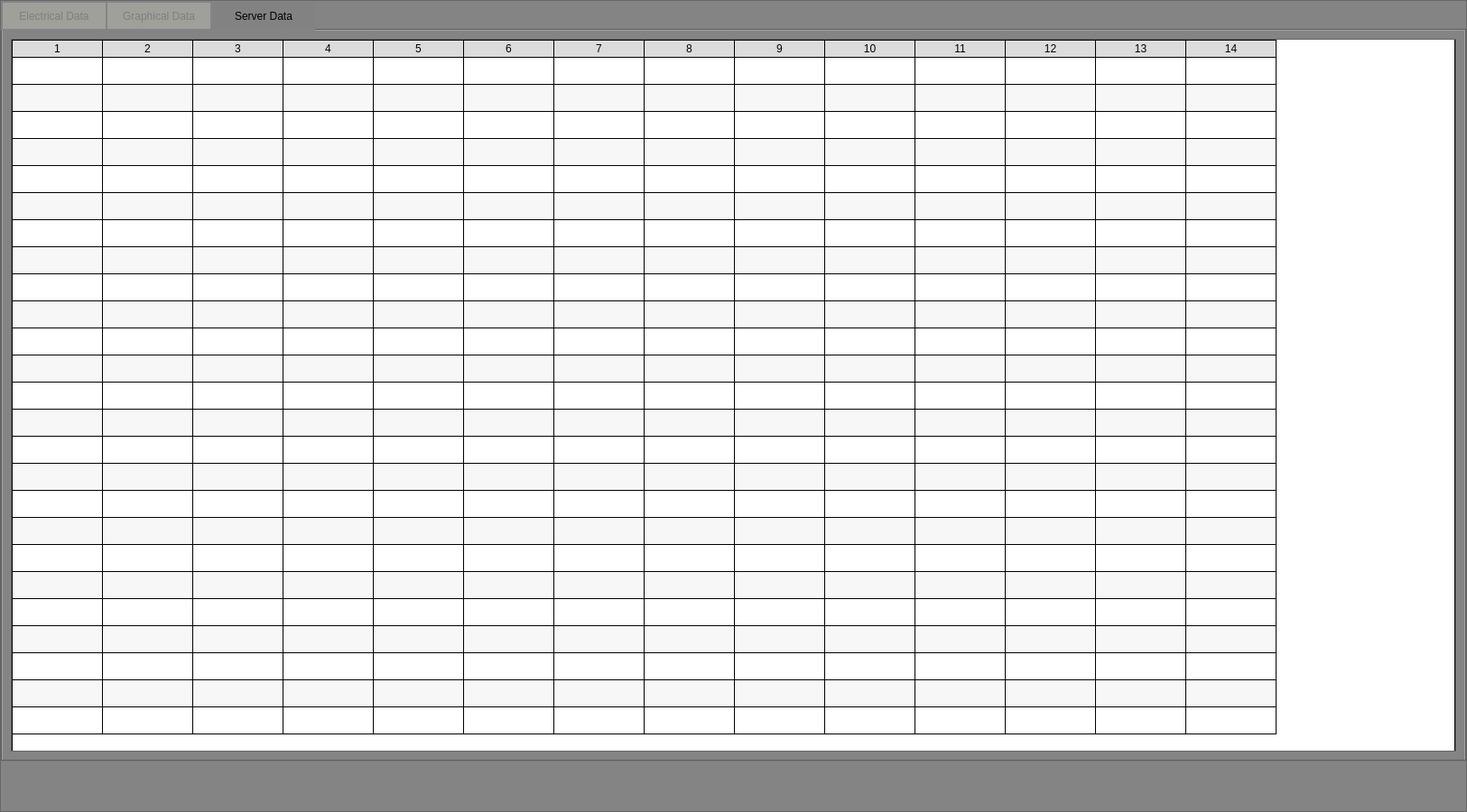
<?xml version="1.0" encoding="UTF-8"?>
<ui version="4.0">
 <class>Dialog</class>
 <widget class="QDialog" name="Dialog">
  <property name="enabled">
   <bool>true</bool>
  </property>
  <property name="geometry">
   <rect>
    <x>0</x>
    <y>0</y>
    <width>1625</width>
    <height>900</height>
   </rect>
  </property>
  <property name="sizePolicy">
   <sizepolicy hsizetype="Maximum" vsizetype="Maximum">
    <horstretch>0</horstretch>
    <verstretch>0</verstretch>
   </sizepolicy>
  </property>
  <property name="minimumSize">
   <size>
    <width>0</width>
    <height>900</height>
   </size>
  </property>
  <property name="maximumSize">
   <size>
    <width>1625</width>
    <height>900</height>
   </size>
  </property>
  <property name="windowTitle">
   <string>Secure Tech Cards (Pvt) Ltd.</string>
  </property>
  <property name="windowIcon">
   <iconset>
    <normaloff>../resources/stc_logo.ico</normaloff>../resources/stc_logo.ico</iconset>
  </property>
  <property name="styleSheet">
   <string notr="true"/>
  </property>
  <layout class="QGridLayout" name="gridLayout">
   <property name="leftMargin">
    <number>0</number>
   </property>
   <property name="topMargin">
    <number>0</number>
   </property>
   <property name="rightMargin">
    <number>0</number>
   </property>
   <property name="bottomMargin">
    <number>0</number>
   </property>
   <property name="spacing">
    <number>0</number>
   </property>
   <item row="0" column="0">
    <widget class="QFrame" name="frame">
     <property name="minimumSize">
      <size>
       <width>0</width>
       <height>0</height>
      </size>
     </property>
     <property name="maximumSize">
      <size>
       <width>16777215</width>
       <height>1066</height>
      </size>
     </property>
     <property name="styleSheet">
      <string notr="true">background-color: rgb(132, 132, 132);</string>
     </property>
     <property name="frameShape">
      <enum>QFrame::StyledPanel</enum>
     </property>
     <property name="frameShadow">
      <enum>QFrame::Raised</enum>
     </property>
     <layout class="QGridLayout" name="gridLayout_2">
      <property name="leftMargin">
       <number>0</number>
      </property>
      <property name="topMargin">
       <number>0</number>
      </property>
      <property name="rightMargin">
       <number>0</number>
      </property>
      <property name="bottomMargin">
       <number>0</number>
      </property>
      <property name="spacing">
       <number>0</number>
      </property>
      <item row="0" column="0">
       <widget class="QTabWidget" name="tabWidget">
        <property name="sizePolicy">
         <sizepolicy hsizetype="Expanding" vsizetype="Expanding">
          <horstretch>0</horstretch>
          <verstretch>0</verstretch>
         </sizepolicy>
        </property>
        <property name="minimumSize">
         <size>
          <width>0</width>
          <height>0</height>
         </size>
        </property>
        <property name="maximumSize">
         <size>
          <width>16777215</width>
          <height>1000</height>
         </size>
        </property>
        <property name="sizeIncrement">
         <size>
          <width>0</width>
          <height>0</height>
         </size>
        </property>
        <property name="styleSheet">
         <string notr="true">
QTabBar:tab{
width:110px;
height:25px;
color:rgb(216, 216, 216);
font: 12pt &quot;Segoe UI&quot;;
border:none;
margin-left:2px;
margin-top:2px;
margin-bottom:2px;
padding:2px;
color:black;
background-color: rgb(206, 206, 206);
}

 QTabBar:tab:!selected:hover{
opacity:0.1;
color: rgba(0,0,0);
margin-top:2px;
}
QTabWidget QTabBar:tab:selected{
color:black;
	font: 700 11pt &quot;Segoe UI&quot;;
background-color: rgb(130, 130, 130);

}
QTabWidget QTabBar:tab:!selected{

background-color: rgb(160, 160, 155);
color: rgba(75, 75, 75, 100);
}


QTabWidget QTabBar:tab:selected:hover{


}</string>
        </property>
        <property name="tabShape">
         <enum>QTabWidget::Rounded</enum>
        </property>
        <property name="currentIndex">
         <number>2</number>
        </property>
        <property name="iconSize">
         <size>
          <width>16</width>
          <height>16</height>
         </size>
        </property>
        <property name="usesScrollButtons">
         <bool>true</bool>
        </property>
        <property name="documentMode">
         <bool>false</bool>
        </property>
        <property name="movable">
         <bool>true</bool>
        </property>
        <widget class="QWidget" name="tab_electrical_data">
         <attribute name="title">
          <string>Electrical Data</string>
         </attribute>
         <layout class="QGridLayout" name="gridLayout_3">
          <item row="0" column="0">
           <widget class="QFrame" name="frame_2">
            <property name="styleSheet">
             <string notr="true"/>
            </property>
            <property name="frameShape">
             <enum>QFrame::StyledPanel</enum>
            </property>
            <property name="frameShadow">
             <enum>QFrame::Raised</enum>
            </property>
            <layout class="QGridLayout" name="gridLayout_4">
             <property name="leftMargin">
              <number>0</number>
             </property>
             <property name="topMargin">
              <number>0</number>
             </property>
             <property name="rightMargin">
              <number>0</number>
             </property>
             <property name="bottomMargin">
              <number>0</number>
             </property>
             <property name="spacing">
              <number>0</number>
             </property>
             <item row="0" column="0">
              <widget class="QTableWidget" name="elect_tableWidget">
               <property name="styleSheet">
                <string notr="true">QTableWidget{
color:black;
            background: white;
selection-background-color:#0090c4;
border:none;
 gridline-color:black;
border-left:1px solid black;
border-right:1px solid black;
}
QComboBox{
    border:                 none;
    background-color: rgb(255, 255, 255);
color:                      rgb(13, 13, 13);
    font-weight:            bold;
    padding:                    5px;

}
QComboBox:selected{
   
    background-color: rgb(0, 144, 196);
color:                      rgb(13, 13, 13);
}

QHeaderView{
	
	background-color: rgb(255, 255, 255);
	font: 700 9pt &quot;Segoe UI&quot;;
}
QHeaderView::section{
background-color: rgb(220, 220, 220);
border:0.5px solid black;
border-left:none;
}</string>
               </property>
               <property name="editTriggers">
                <set>QAbstractItemView::NoEditTriggers</set>
               </property>
               <property name="alternatingRowColors">
                <bool>true</bool>
               </property>
               <property name="selectionMode">
                <enum>QAbstractItemView::NoSelection</enum>
               </property>
               <property name="showGrid">
                <bool>true</bool>
               </property>
               <property name="wordWrap">
                <bool>true</bool>
               </property>
               <property name="cornerButtonEnabled">
                <bool>true</bool>
               </property>
               <property name="rowCount">
                <number>25</number>
               </property>
               <property name="columnCount">
                <number>14</number>
               </property>
               <attribute name="horizontalHeaderDefaultSectionSize">
                <number>100</number>
               </attribute>
               <attribute name="verticalHeaderVisible">
                <bool>false</bool>
               </attribute>
               <attribute name="verticalHeaderMinimumSectionSize">
                <number>25</number>
               </attribute>
               <attribute name="verticalHeaderHighlightSections">
                <bool>true</bool>
               </attribute>
               <row/>
               <row/>
               <row/>
               <row/>
               <row/>
               <row/>
               <row/>
               <row/>
               <row/>
               <row/>
               <row/>
               <row/>
               <row/>
               <row/>
               <row/>
               <row/>
               <row/>
               <row/>
               <row/>
               <row/>
               <row/>
               <row/>
               <row/>
               <row/>
               <row/>
               <column/>
               <column/>
               <column/>
               <column/>
               <column/>
               <column/>
               <column/>
               <column/>
               <column/>
               <column/>
               <column/>
               <column/>
               <column/>
               <column/>
              </widget>
             </item>
            </layout>
           </widget>
          </item>
         </layout>
        </widget>
        <widget class="QWidget" name="tab_graphical_data">
         <attribute name="title">
          <string>Graphical Data</string>
         </attribute>
         <layout class="QGridLayout" name="gridLayout_5">
          <item row="0" column="0">
           <widget class="QFrame" name="frame_3">
            <property name="styleSheet">
             <string notr="true"/>
            </property>
            <property name="frameShape">
             <enum>QFrame::StyledPanel</enum>
            </property>
            <property name="frameShadow">
             <enum>QFrame::Raised</enum>
            </property>
            <layout class="QGridLayout" name="gridLayout_6">
             <property name="leftMargin">
              <number>0</number>
             </property>
             <property name="topMargin">
              <number>0</number>
             </property>
             <property name="rightMargin">
              <number>0</number>
             </property>
             <property name="bottomMargin">
              <number>0</number>
             </property>
             <property name="spacing">
              <number>0</number>
             </property>
             <item row="0" column="0">
              <widget class="QTableWidget" name="graph_tableWidget">
               <property name="styleSheet">
                <string notr="true">QTableWidget{
color:black;
            background: white;
selection-background-color:#0090c4;
border:none;
 gridline-color:black;
border-left:1px solid black;
border-right:1px solid black;
}
QComboBox{
    border:                 none;
    background-color: rgb(255, 255, 255);
color:                      rgb(13, 13, 13);
    font-weight:            bold;
 

}
QComboBox:selected{
   
    background-color: rgb(0, 144, 196);
color:                      rgb(13, 13, 13);
}

QHeaderView{
	
	background-color: rgb(255, 255, 255);
	font: 700 9pt &quot;Segoe UI&quot;;
}
QHeaderView::section{
background-color: rgb(220, 220, 220);
border:0.5px solid black;
border-left:none;
}</string>
               </property>
               <property name="editTriggers">
                <set>QAbstractItemView::NoEditTriggers</set>
               </property>
               <property name="alternatingRowColors">
                <bool>true</bool>
               </property>
               <property name="selectionMode">
                <enum>QAbstractItemView::NoSelection</enum>
               </property>
               <property name="rowCount">
                <number>10</number>
               </property>
               <property name="columnCount">
                <number>14</number>
               </property>
               <attribute name="verticalHeaderVisible">
                <bool>false</bool>
               </attribute>
               <attribute name="verticalHeaderHighlightSections">
                <bool>true</bool>
               </attribute>
               <row/>
               <row/>
               <row/>
               <row/>
               <row/>
               <row/>
               <row/>
               <row/>
               <row/>
               <row/>
               <column/>
               <column/>
               <column/>
               <column/>
               <column/>
               <column/>
               <column/>
               <column/>
               <column/>
               <column/>
               <column/>
               <column/>
               <column/>
               <column/>
              </widget>
             </item>
            </layout>
           </widget>
          </item>
         </layout>
        </widget>
        <widget class="QWidget" name="tab_server_data">
         <attribute name="title">
          <string>Server Data</string>
         </attribute>
         <layout class="QGridLayout" name="gridLayout_7">
          <item row="0" column="0">
           <widget class="QFrame" name="frame_4">
            <property name="frameShape">
             <enum>QFrame::StyledPanel</enum>
            </property>
            <property name="frameShadow">
             <enum>QFrame::Raised</enum>
            </property>
            <layout class="QGridLayout" name="gridLayout_8">
             <property name="leftMargin">
              <number>0</number>
             </property>
             <property name="topMargin">
              <number>0</number>
             </property>
             <property name="rightMargin">
              <number>0</number>
             </property>
             <property name="bottomMargin">
              <number>0</number>
             </property>
             <property name="spacing">
              <number>0</number>
             </property>
             <item row="0" column="0">
              <widget class="QTableWidget" name="server_tableWidget">
               <property name="styleSheet">
                <string notr="true">QTableWidget{
color:black;
            background: white;
selection-background-color:#0090c4;
border:none;
 gridline-color:black;
border-left:1px solid black;
border-right:1px solid black;
}
QComboBox{
    border:                 none;
    background-color: rgb(255, 255, 255);
color:                      rgb(13, 13, 13);
    font-weight:            bold;
 

}
QComboBox:selected{
   
    background-color: rgb(0, 144, 196);
color:                      rgb(13, 13, 13);
}

QHeaderView{
	
	background-color: rgb(255, 255, 255);
	font: 700 9pt &quot;Segoe UI&quot;;
}
QHeaderView::section{
background-color: rgb(220, 220, 220);
border:0.5px solid black;
border-left:none;
}</string>
               </property>
               <property name="editTriggers">
                <set>QAbstractItemView::NoEditTriggers</set>
               </property>
               <property name="alternatingRowColors">
                <bool>true</bool>
               </property>
               <property name="selectionMode">
                <enum>QAbstractItemView::NoSelection</enum>
               </property>
               <property name="rowCount">
                <number>25</number>
               </property>
               <property name="columnCount">
                <number>14</number>
               </property>
               <attribute name="verticalHeaderVisible">
                <bool>false</bool>
               </attribute>
               <attribute name="verticalHeaderHighlightSections">
                <bool>true</bool>
               </attribute>
               <row/>
               <row/>
               <row/>
               <row/>
               <row/>
               <row/>
               <row/>
               <row/>
               <row/>
               <row/>
               <row/>
               <row/>
               <row/>
               <row/>
               <row/>
               <row/>
               <row/>
               <row/>
               <row/>
               <row/>
               <row/>
               <row/>
               <row/>
               <row/>
               <row/>
               <column/>
               <column/>
               <column/>
               <column/>
               <column/>
               <column/>
               <column/>
               <column/>
               <column/>
               <column/>
               <column/>
               <column/>
               <column/>
               <column/>
              </widget>
             </item>
            </layout>
           </widget>
          </item>
         </layout>
        </widget>
       </widget>
      </item>
      <item row="1" column="0">
       <spacer name="verticalSpacer">
        <property name="orientation">
         <enum>Qt::Vertical</enum>
        </property>
        <property name="sizeType">
         <enum>QSizePolicy::Maximum</enum>
        </property>
        <property name="sizeHint" stdset="0">
         <size>
          <width>20</width>
          <height>55</height>
         </size>
        </property>
       </spacer>
      </item>
     </layout>
    </widget>
   </item>
  </layout>
 </widget>
 <resources/>
 <connections/>
</ui>
